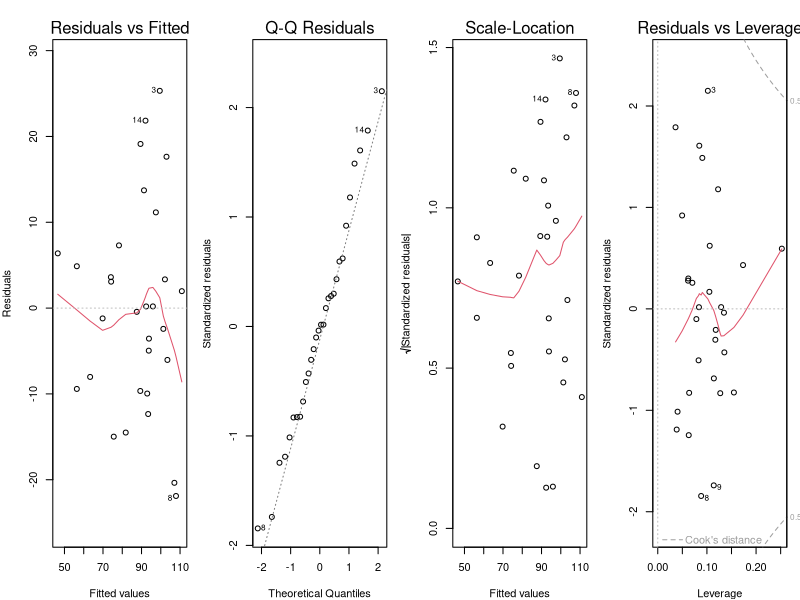
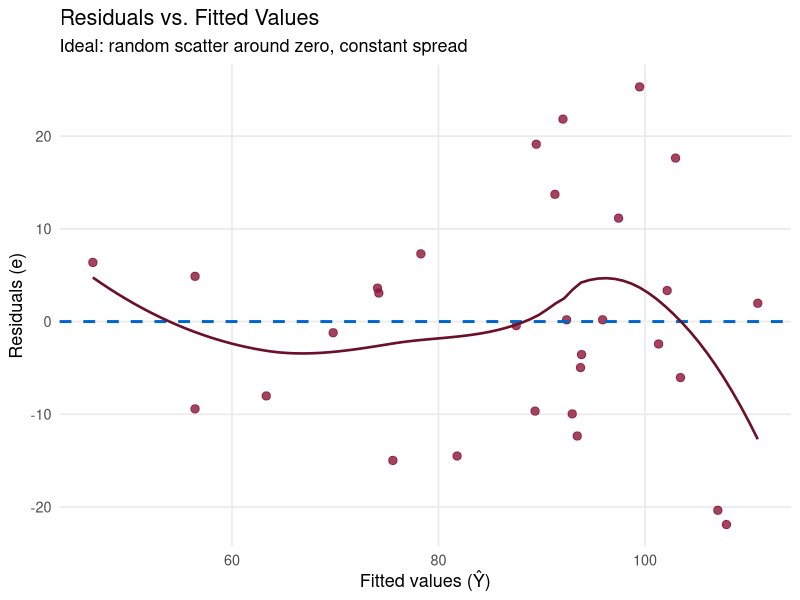
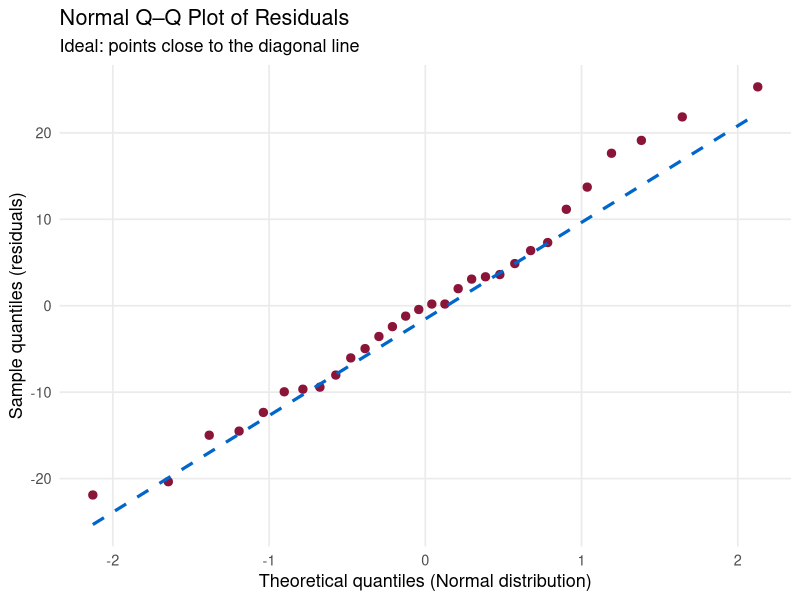
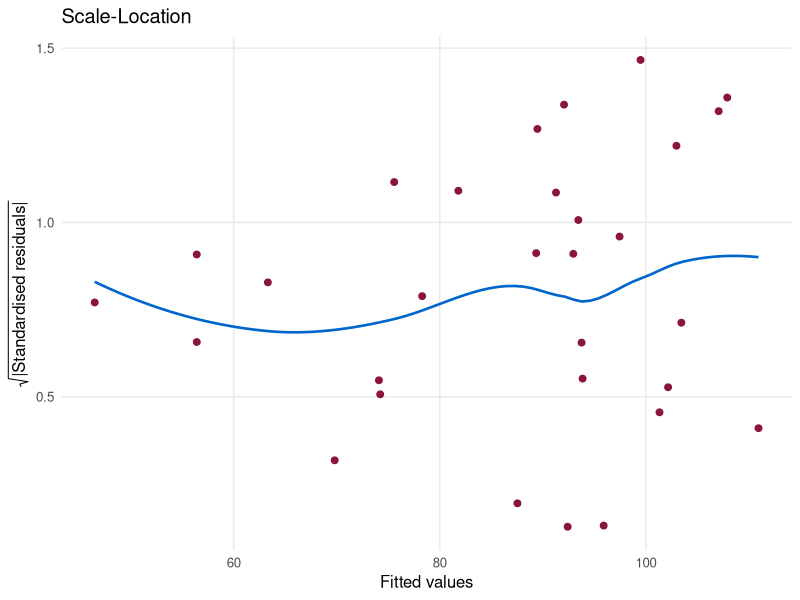

These figures' R source, in order:
## ---- chunk 1
knitr::opts_chunk$set(echo = TRUE, warning = FALSE, message = FALSE)
library(ggplot2)
iscal_burgundy      <- "#8B1538"
iscal_dark_burgundy <- "#6B1028"
iscal_gray          <- "#333333"
iscal_light         <- "#F5F5F5"
iscal_blue          <- "#0066CC"

# Reproduce the MLR example from Part II
set.seed(5)
n          <- 30
revenue2   <- round(runif(n, 100, 500), 0)
employees  <- round(runif(n, 10, 80), 0)
profit2    <- round(5 + 0.15*revenue2 + 0.8*employees + rnorm(n, 0, 12), 1)
mlr_model  <- lm(profit2 ~ revenue2 + employees)
## ---- chunk 2
summary(mlr_model)
## ---- chunk 3
confint(mlr_model, level = 0.95)
## ---- chunk 4
summary(mlr_model)
## ---- chunk 5
# Predict profit for revenue = 300, employees = 40
new_obs <- data.frame(revenue2 = 300, employees = 40)
predict(mlr_model, newdata = new_obs)
## ---- chunk 6
predict(mlr_model, newdata = new_obs,
        interval = "prediction", level = 0.95)
## ---- chunk 7
par(mfrow = c(1, 4), mar = c(4, 4, 3, 1))
plot(mlr_model)
## ---- chunk 8
df_diag <- data.frame(
  fitted   = fitted(mlr_model),
  residuals = residuals(mlr_model)
)
ggplot(df_diag, aes(x = fitted, y = residuals)) +
  geom_point(color = iscal_burgundy, size = 2.5, alpha = 0.8) +
  geom_hline(yintercept = 0, linetype = "dashed", color = iscal_blue, linewidth = 1) +
  geom_smooth(method = "loess", se = FALSE, color = iscal_dark_burgundy,
              linewidth = 0.9, linetype = "solid") +
  theme_minimal(base_size = 13) +
  theme(panel.grid.minor = element_blank()) +
  labs(title = "Residuals vs. Fitted Values",
       subtitle = "Ideal: random scatter around zero, constant spread",
       x = "Fitted values (Ŷ)", y = "Residuals (e)")
## ---- chunk 9
df_qq <- data.frame(residuals = residuals(mlr_model))
ggplot(df_qq, aes(sample = residuals)) +
  stat_qq(color = iscal_burgundy, size = 2.5) +
  stat_qq_line(color = iscal_blue, linewidth = 1.1, linetype = "dashed") +
  theme_minimal(base_size = 13) +
  theme(panel.grid.minor = element_blank()) +
  labs(title = "Normal Q–Q Plot of Residuals",
       subtitle = "Ideal: points close to the diagonal line",
       x = "Theoretical quantiles (Normal distribution)",
       y = "Sample quantiles (residuals)")
## ---- chunk 10
df_sl <- data.frame(
  fitted = fitted(mlr_model),
  sqres  = sqrt(abs(rstandard(mlr_model)))
)
ggplot(df_sl, aes(x = fitted, y = sqres)) +
  geom_point(color = iscal_burgundy, size = 2) +
  geom_smooth(method = "loess", se = FALSE,
              color = iscal_blue, linewidth = 0.9) +
  theme_minimal(base_size = 12) +
  theme(panel.grid.minor = element_blank()) +
  labs(x = "Fitted values", y = expression(sqrt("|Standardised residuals|")),
       title = "Scale-Location")
## ---- chunk 11
# install.packages("lmtest") if needed
library(lmtest)
dwtest(mlr_model)
## ---- chunk 12
# install.packages("car") if needed
library(car)
vif(mlr_model)
